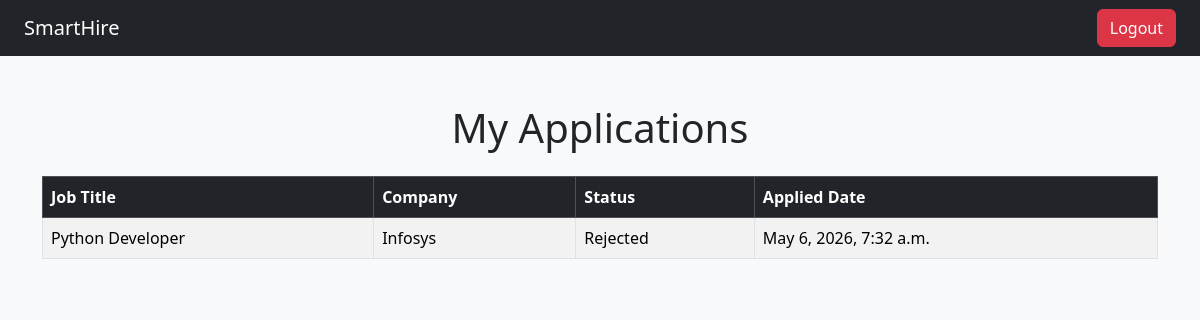
/jobs/my-applications/ (signed in), run on the app's committed database.
### applications/models.py (models this page shows, shortened)
class Application(models.Model):
    STATUS_CHOICES = [
        ('Applied', 'Applied'),
        ('Shortlisted', 'Shortlisted'),
        ('Rejected', 'Rejected'),
    ]
    applicant = models.ForeignKey(User, on_delete=models.CASCADE)
    job = models.ForeignKey(Job, on_delete=models.CASCADE)
    status = models.CharField(max_length=20, choices=STATUS_CHOICES, default='Applied')
    applied_date = models.DateTimeField(auto_now_add=True)

### jobs/models.py (models this page shows, shortened)
class Job(models.Model):
    title = models.CharField(max_length=200)
    company = models.CharField(max_length=200)
    description = models.TextField()
    salary = models.DecimalField(max_digits=10, decimal_places=2)
    recruiter = models.ForeignKey(User, on_delete=models.CASCADE)

### jobs/views.py (the view)
# urls.py: path('my-applications/', my_applications, name='my_applications'),
@login_required(login_url='/accounts/login/')
def my_applications(request):
    applications = Application.objects.filter(
        applicant=request.user
    )
    return render(
        request,
        'jobs/my_applications.html',
        {'applications': applications}
    )

### jobs/templates/jobs/my_applications.html (shortened to what this page needs)
<!DOCTYPE html>
<html lang="en">
<head>
    <link href="https://cdn.jsdelivr.net/npm/bootstrap@5.3.3/dist/css/bootstrap.min.css" rel="stylesheet">
</head>
<body class="bg-light">
    <nav class="navbar navbar-dark bg-dark px-4">
        <a class="navbar-brand" href="/jobs/">
            SmartHire
        </a>
        <div>
            <a href="/accounts/logout/" class="btn btn-danger">
                Logout
            </a>
        </div>
    </nav>
    <div class="container mt-5">
        <h1 class="mb-4 text-center">
            My Applications
        </h1>
        <table class="table table-bordered table-striped bg-white">
            <thead class="table-dark">
                <tr>
                    <th>Job Title</th>
                    <th>Company</th>
                    <th>Status</th>
                    <th>Applied Date</th>
                </tr>
            </thead>
            <tbody>
                {% for application in applications %}
                <tr>
                    <td>{{ application.job.title }}</td>
                    <td>{{ application.job.company }}</td>
                    <td>{{ application.status }}</td>
                    <td>{{ application.applied_date }}</td>
                </tr>
                {% endfor %}
            </tbody>
        </table>
    </div>
</body>
</html>

### data on the page
Application: job "Python Developer", job.company "Infosys", status "Rejected", applied_date "May 6, 2026, 7:32 a.m."
